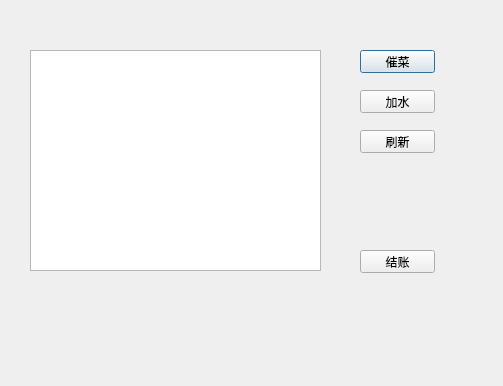
<?xml version="1.0" encoding="UTF-8"?>
<ui version="4.0">
 <class>waitingfor</class>
 <widget class="QDialog" name="waitingfor">
  <property name="geometry">
   <rect>
    <x>0</x>
    <y>0</y>
    <width>503</width>
    <height>386</height>
   </rect>
  </property>
  <property name="windowTitle">
   <string>Dialog</string>
  </property>
  <widget class="QPushButton" name="pushButton">
   <property name="geometry">
    <rect>
     <x>360</x>
     <y>50</y>
     <width>75</width>
     <height>23</height>
    </rect>
   </property>
   <property name="text">
    <string>催菜</string>
   </property>
  </widget>
  <widget class="QPushButton" name="pushButton_2">
   <property name="geometry">
    <rect>
     <x>360</x>
     <y>90</y>
     <width>75</width>
     <height>23</height>
    </rect>
   </property>
   <property name="text">
    <string>加水</string>
   </property>
  </widget>
  <widget class="QPushButton" name="pushButton_3">
   <property name="enabled">
    <bool>true</bool>
   </property>
   <property name="geometry">
    <rect>
     <x>360</x>
     <y>130</y>
     <width>75</width>
     <height>23</height>
    </rect>
   </property>
   <property name="text">
    <string>刷新</string>
   </property>
  </widget>
  <widget class="QPushButton" name="pushButton_4">
   <property name="geometry">
    <rect>
     <x>360</x>
     <y>250</y>
     <width>75</width>
     <height>23</height>
    </rect>
   </property>
   <property name="text">
    <string>结账</string>
   </property>
  </widget>
  <widget class="QTableWidget" name="tableWidget">
   <property name="geometry">
    <rect>
     <x>30</x>
     <y>50</y>
     <width>291</width>
     <height>221</height>
    </rect>
   </property>
  </widget>
 </widget>
 <resources/>
 <connections/>
</ui>
